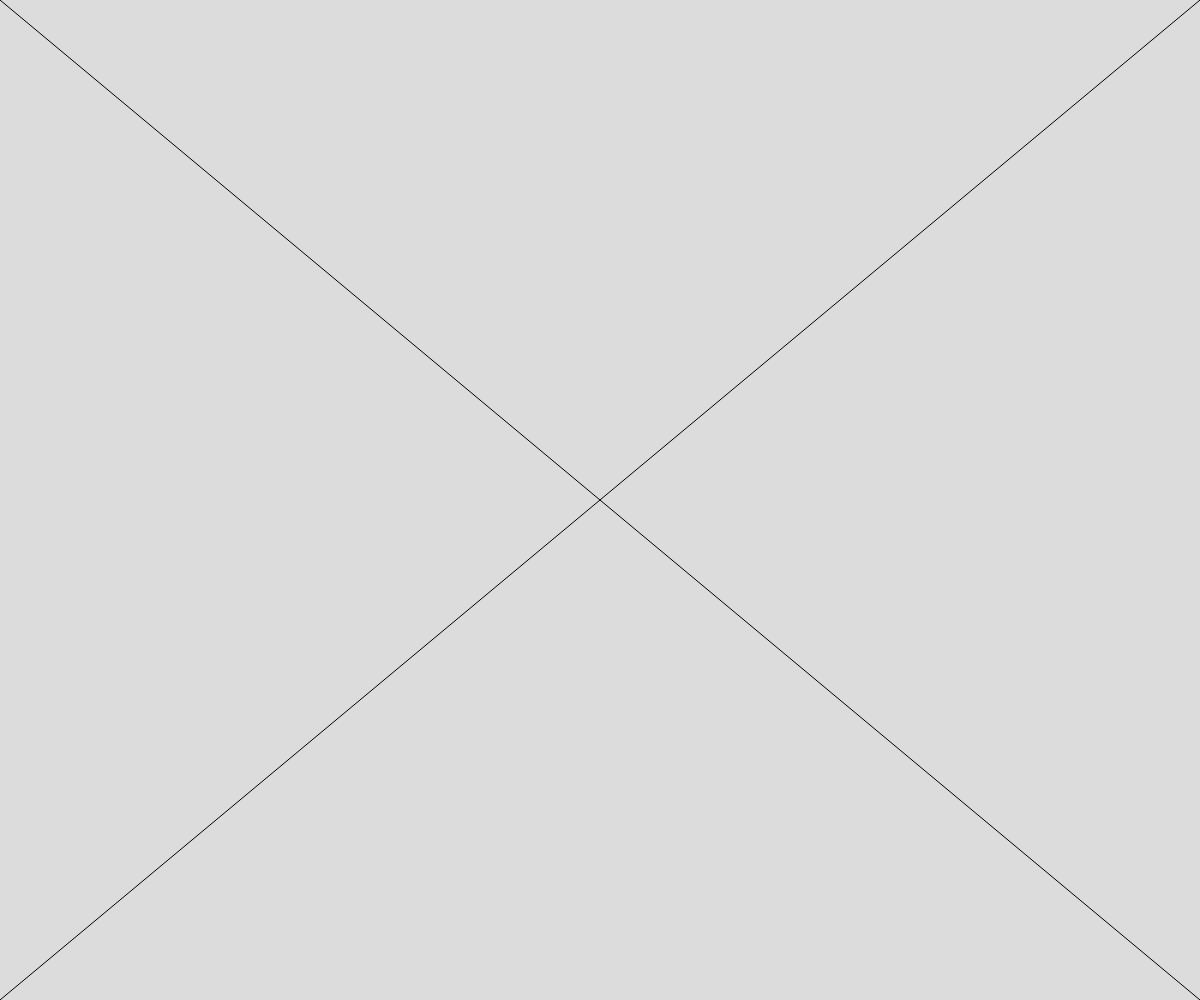
Frame 1 (no input)
Frame 60 (no input): identical to frame 1, image omitted
Frame 120 (the mouse pressed at the canvas centre since frame 60): identical to frame 1, image omitted

The p5.js sketch that drew this single still picture (run headless with seeded random() and noise() and a simulated clock; from frame 60 on, the mouse is pressed at the canvas centre):

// p5.js sketch
// ── sketch.js

function setup() {
  createCanvas(windowWidth, windowHeight);
}

function draw() {
  background(220);
  // draw an X across the canvas
  line(0, 0, width, height);
  line(0, height, width, 0);
}

// update the canvas size when the window is resized
function windowResized() {
  resizeCanvas(windowWidth, windowHeight);
}
